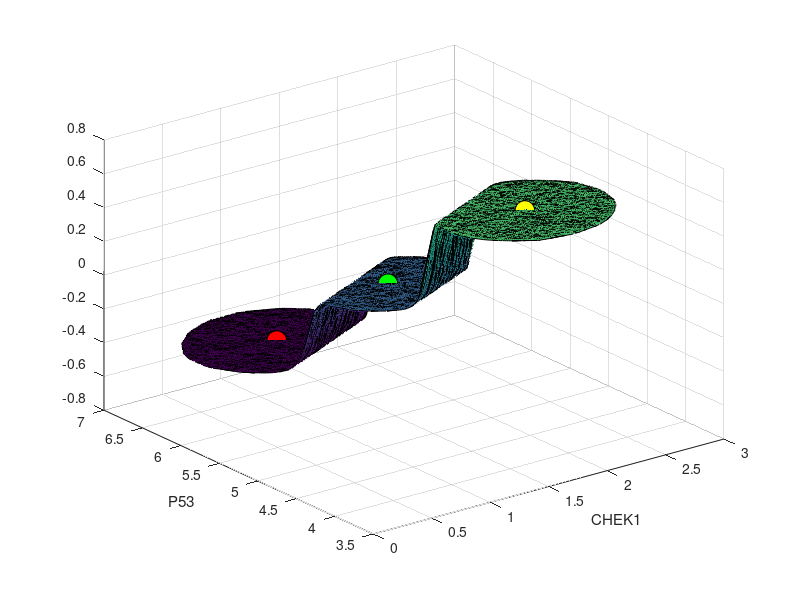

MATLAB code for this plot:
e=0.03;
a=1.1;
b=2;
k=1;
n=3;
s=0.5;
[X,Y] = meshgrid(0:0.01:3, 3:0.01:8);
vertices = [2.09610945745910,2,1.90000000000000,1.85424639310745,1.80000000000000,1.70000000000000,1.60776649648111,1.60000000000000,1.50000000000000,1.49516842924028,1.41191186023602,1.40000000000000,1.35649380390473,1.32490689600531,1.31599275948493,1.31835463945444,1.33461276017114,1.38217669851717,1.40000000000000,1.40194542504546,1.40000000000000,1.30000000000000,1.20000000000000,1.15113109748833,1.10000000000000,1.01925710851787,1,0.934801155541044,0.901597200455951,0.900000000000000,0.859314148746271,0.845751434629639,0.827562922838718,0.800000000000000,0.700000000000000,0.668011318261220,0.600000000000000,0.527664018396188,0.500000000000000,0.436976395686492,0.400000000000000,0.397993067721465,0.338023058030910,0.319730751068124,0.316203233656117,0.323197781674981,0.349462353254393,0.400000000000000,0.406193963975808,0.464892040487186,0.500000000000000,0.564577706940749,0.600000000000000,0.700000000000000,0.732909456462341,0.800000000000000,0.900000000000000,1,1.10000000000000,1.20000000000000,1.27974173594017,1.30000000000000,1.40000000000000,1.45227468891528,1.50000000000000,1.55337199636759,1.60000000000000,1.60000000000003,1.66646277246979,1.68629009979088,1.69160848260707,1.68945086559864,1.68304701552352,1.70000000000000,1.73222018420470,1.80000000000000,1.85980752076285,1.90000000000000,1.94001162203375,1.98683326545417,2,2.00513120402143,2.02274617741634,2.00716990808662,2,1.98942630602442,1.98097915561640,2,2.10000000000000,2.20000000000000,2.26485945361721,2.30000000000000,2.40000000000000,2.40715964737049,2.49666495395582,2.50000000000000,2.57194166576335,2.59561249260112,2.60000000000000,2.61851531559254,2.62527146537037,2.60000000000000,2.59997788155227,2.58611594152067,2.53900837507808,2.50000000000000,2.46546371730647,2.40000000000000,2.34620149241047,2.30000000000000,2.20000000000000,2.10000000000000,2.09610945745910;3.90000000000000,3.87577662915638,3.88280131479451,3.90000000000000,3.90472418394430,3.92881083976050,4,4.00385273486922,4.09499335350114,4.10000000000000,4.20000000000000,4.23689874446545,4.30000000000000,4.40000000000000,4.50000000000000,4.60000000000000,4.70000000000000,4.80000000000000,4.88369332275121,4.90000000000000,4.90123972678489,4.92323379428242,4.96377408394794,5,5.02422184436094,5.10000000000000,5.12351142170099,5.20000000000000,5.30000000000000,5.31027202429083,5.40000000000000,5.50000000000000,5.60000000000000,5.61669585338562,5.67415747495324,5.70000000000000,5.73195129832038,5.80000000000000,5.83048183869495,5.90000000000000,5.99734818805794,6,6.10000000000000,6.20000000000000,6.30000000000000,6.40000000000000,6.50000000000000,6.57650157435951,6.60000000000000,6.70000000000000,6.73760337696478,6.80000000000000,6.83266676842901,6.89197961475306,6.90000000000000,6.94332319320734,6.97139569735412,6.97847408036956,6.97330648747747,6.94962266016063,6.90000000000000,6.89546259628882,6.84754644431066,6.80000000000000,6.75664608608514,6.70000000000000,6.60000000000004,6.60000000000000,6.50000000000000,6.40000000000000,6.30000000000000,6.20000000000000,6.10000000000000,6.03710136912035,6,5.95777110490617,5.90000000000000,5.84734005005073,5.80000000000000,5.70000000000000,5.61120118642450,5.60000000000000,5.50000000000000,5.40000000000000,5.38220825823767,5.30000000000000,5.20000000000000,5.19249871182765,5.17687454194564,5.14479334655988,5.10000000000000,5.08865358552378,5.00690870121911,5,4.90000000000000,4.89327373426607,4.80000000000000,4.70000000000000,4.64944009475821,4.60000000000000,4.50000000000000,4.40043664699412,4.40000000000000,4.30000000000000,4.20000000000000,4.15346205928389,4.10000000000000,4.03456984853665,4,3.96131767552236,3.91410012566502,3.90019488108157,3.90000000000000];
vertices = vertices';
[in,on] = inpolygon(X,Y,vertices(:,1),vertices(:,2));
Y1=Y(in==1);
X1=X(in==1);
%% The approximation of phenotypic landscape without BRD
% mean
x1 = [3.08400000000000,1.09900000000000,1.09940000000000,1.09530000000000,6.28470000000000,1.14220000000000,1.09940000000000,1.00720000000000,5.12540000000000,3.12370000000000,3.03360000000000,0.164300000000000,1.13710000000000,0];
x2 = [3.15950000000000,1.09900000000000,1.09920000000000,1.09570000000000,5.49760000000000,1.14280000000000,1.09920000000000,1.44000000000000,5.12590000000000,3.12410000000000,3.03380000000000,0.164000000000000,1.13660000000000,0.432900000000000];
x3 = [3.18550000000000,1.09900000000000,1.09850000000000,1.09580000000000,4.52740000000000,1.14440000000000,1.09850000000000,1.97320000000000,5.12620000000000,3.12460000000000,3.03410000000000,0.164400000000000,1.13630000000000,0.966100000000000];
% sigma
d1 = [e,e,e,e,e,e,e,e,e,e/(k-b*s^n*(n*x1(10)^(n-1)/(s^n+x1(10)^n)^2)),e/(k-b*s^n*(n*x1(11)^(n-1)/(s^n+x1(11)^n)^2)),e, e, e/(k-a*(n*x1(14)^(n-1)*(s^n+x1(14)^n)-n*x1(14)^n*x1(14)^(n-1))/(s^n+x1(14)^n)^2)];
d2 = [e,e,e,e,e,e,e,e,e,e/(k-b*s^n*(n*x2(10)^(n-1)/(s^n+x2(10)^n)^2)),e/(k-b*s^n*(n*x2(11)^(n-1)/(s^n+x2(11)^n)^2)),e, e, e/(k-a*(n*x2(14)^(n-1)*(s^n+x2(14)^n)-n*x2(14)^n*x2(14)^(n-1))/(s^n+x2(14)^n)^2)];
d3 = [e,e,e,e,e,e,e,e,e,e/(k-b*s^n*(n*x3(10)^(n-1)/(s^n+x3(10)^n)^2)),e/(k-b*s^n*(n*x3(11)^(n-1)/(s^n+x3(11)^n)^2)),e, e, e/(k-a*(n*x3(14)^(n-1)*(s^n+x3(14)^n)-n*x3(14)^n*x3(14)^(n-1))/(s^n+x3(14)^n)^2)];
%% The approximation of phenotypic landscape with BRD
% mean
x4 = [3.08400000000000,1.09900000000000,1.09940000000000,1.09530000000000,6.28470000000000,1.14220000000000,1.09940000000000,1.00720000000000,5.12540000000000,3.12370000000000,3.03360000000000,0.164300000000000,1.13710000000000,0];
x5 = [3.15970000000000,1.09900000000000,1.09920000000000,1.09570000000000,5.49430000000000,1.14280000000000,1.09920000000000,1.44180000000000,5.12590000000000,3.12410000000000,3.03380000000000,0.164000000000000,1.13660000000000,0.433900000000000];
x6 = [3.18550000000000,1.09900000000000,1.09850000000000,1.09580000000000,4.52530000000000,1.14440000000000,1.09850000000000,1.97440000000000,5.12620000000000,3.12460000000000,3.03410000000000,0.164400000000000,1.13630000000000,0.969300000000000];
% sigma
d4 = [0.0300000000000000,0.0300000000000000,0.0300000000000000,0.0300000000000000,0.0301000000000000,0.0300000000000000,0.0300000000000000,0.0300000000000000,0.0300000000000000,0.0302000000000000,0.0303000000000000,0.0300000000000000,0.0300000000000000,0.0300000000000000];
d5 = [0.0300000000000000,0.0300000000000000,0.0300000000000000,0.0300000000000000,0.0300000000000000,0.0300000000000000,0.00330000000000000,0.0300000000000000,0.0300000000000000,0.0302000000000000,0.0303000000000000,0.0300000000000000,0.0300000000000000,0.0300000000000000];
d6 = [0.0300000000000000,0.0300000000000000,0.0300000000000000,0.0300000000000000,0.0300000000000000,0.0300000000000000,0.0349000000000000,0.0300000000000000,0.0300000000000000,0.0302000000000000,0.0303000000000000,0.0300000000000000,0.0300000000000000,0.0300000000000000];
% The phenotypic landscape without BRD
Z1 = -log(0.6153*(1/sqrt(2*pi*d1(8))*exp(-(X1-x1(8)).^2/(2*d1(8)))).*(1/sqrt(2*pi*d1(5))*exp(-(Y1-x1(5)).^2/(2*d1(5)))) + 0.0779*(1/sqrt(2*pi*d2(8))*exp(-(X1-x2(8)).^2/(2*d2(8)))).*(1/sqrt(2*pi*d2(5))*exp(-(Y1-x2(5)).^2/(2*d2(5)))) + 0.3066*(1/sqrt(2*pi*d3(8))*exp(-(X1-x3(8)).^2/(2*d3(8)))).*(1/sqrt(2*pi*d3(5))*exp(-(Y1-x3(5)).^2/(2*d3(5)))));
% The phenotypic landscape with BRD
Z2 = -log(0.4015*(1/sqrt(2*pi*d1(8))*exp(-(X1-x1(8)).^2/(2*d1(8)))).*(1/sqrt(2*pi*d1(5))*exp(-(Y1-x1(5)).^2/(2*d1(5)))) + 0.0774*(1/sqrt(2*pi*d2(8))*exp(-(X1-x2(8)).^2/(2*d2(8)))).*(1/sqrt(2*pi*d2(5))*exp(-(Y1-x2(5)).^2/(2*d2(5)))) + 0.521*(1/sqrt(2*pi*d3(8))*exp(-(X1-x3(8)).^2/(2*d3(8)))).*(1/sqrt(2*pi*d3(5))*exp(-(Y1-x3(5)).^2/(2*d3(5)))));
% The plasticity landscape
Z = Z1 - Z2;

% triangulation to draw plasticity landscape
T= delaunay(X1, Y1);
% Extracts the vertex index of the triangle
points = [X1,Y1];

% Extracting triangle vertices
triPoints = points(T, :);
% Calculate the sides of the triangle
edges = [T(:,[1 2]); T(:,[2 3]); T(:,[3 1])];
edgeLengths = sqrt(sum((triPoints(edges(:,1),:) - triPoints(edges(:,2),:)).^2, 2));

% Set the edge length threshold
edgeLengthThreshold = 0.3;

validTri = [];

% Go through each triangle
for i = 1:size(T, 1)
    % Extract the side length of the triangle
    triangleEdges = edgeLengths(T(i,:));
    point1 = points(T(i,1),:) ;
    point2 = points(T(i,2),:) ;
    point3 = points(T(i,3),:) ;
    edge12 = sqrt((point1(1) - point2(1))^2 + (point1(2) - point2(2))^2);
    edge13 = sqrt((point1(1) - point3(1))^2 + (point1(2) - point3(2))^2);
    edge23 = sqrt((point2(1) - point3(1))^2 + (point2(2) - point3(2))^2);
    dis = edge12 + edge13 + edge23;
    % If all sides are less than the threshold, the triangle is preserved
    if dis < edgeLengthThreshold
        validTri = [validTri; T(i,:)];
    end
end

% Optional Re-triangulate the remaining points
% If you have removed many triangles, you may want to re-triangulate the remaining set of points to get a more reasonable split
% Note This step may not be necessary, depending on your application requirements

% remainingPoints = points(unique(validTri), :);
% reTri = delaunay(remainingPoints(:,1), remainingPoints(:,2));

% plot plasticity landscape
figure;
trisurf(validTri, X1,Y1, Z);
% tricontour(validTri, X1,Y1, Z,5);
hold on;
scatter3(x1(8), x1(5),-0.426902420359625, 200, 'MarkerEdgeColor','k', 'MarkerFaceColor','r');
hold on;
scatter3(x2(8), x2(5),-0.006439746977691, 200, 'MarkerEdgeColor','k', 'MarkerFaceColor','g');
hold on;
scatter3(x3(8), x3(5),0.530206075315647, 200, 'MarkerEdgeColor','k', 'MarkerFaceColor','y');
xlabel('CHEK1');
ylabel('P53');
% trimesh(T, X1,Y1, Z);
% tricontour(T, X1,Y1, Z);

function [c,h] = tricontour(tri,x,y,z,nv)
%TRICONTOUR Triangular Contour Plot.
% TRICONTOUR(TRI,X,Y,Z,N) draws scalar N contour lines treating the values
% in Z as heights above a plane. TRI,X,Y,and Z define a triangulation where
% the triangles are defined by the M-by-3 face matrix TRI, such as that
% returned by DELAUNAY. Each row of TRI contains indices into the X,Y, and
% Z vertex vectors to define a single triangular face. Contours are
% computed directly from the triangulation rather than interpolating back
% to a cartesian grid using GRIDDATA.
% TRICONTOUR(TRI,X,Y,Z,V) draws length(V) contour lines at the values
% specified in vector V.
% TRICONTOUR(TRI,X,Y,Z,[v v]) draws a single contour line at the level v.
%
% [C,H] = TRICONTOUR(...) returns contour matrix C as described in CONTOURC
% and a vector of handles H to the created patch objects.
% H can be used to set patch properties.
% CLABEL(C) or CLABEL(C,H) labels the contour levels.
%
% Example:
%           x=linspace(-3,3,39);
%           y=linspace(-2.5,2.5,49);
%           [xx,yy]=meshgrid(x,y);
%           zz=peaks(xx,yy);
%           v=-3:1:5; % contour levels
%           subplot(1,2,1)
%           [C,h]=contour(xx,yy,zz,v);   % standard contour for comparison
%           clabel(C)
%           title Contour
% 
%           idx=randperm(numel(zz));     % grab some scattered indices
%           n=idx(1:ceil(numel(zz)/2))'; % one half of them
%           x=xx(n);                     % get scattered data
%           y=yy(n);
%           z=zz(n);
%           tri=delaunay(x,y);           % triangulate scattered data
%           subplot(1,2,2)
%           [C,h]=tricontour(tri,x,y,z,v);
%           clabel(C,h)
%           title TriContour
%
% view(3) displays the contour in 3-D.
%
% See also DELAUNAY, CONTOUR, TRIMESH, TRISURF, TRIPLOT, PATCH.
% D.C. Hanselman, University of Maine, Orono, ME 04469
% MasteringMatlab@yahoo.com
% Mastering MATLAB 7
% 2006-05-07, 2006-05-16, 2006-07-25
if nargin<5
	error('Not Enough Input Arguments.')
end
x=x(:);	% convert input data into column vectors
y=y(:);
z=z(:);
xlen=length(x);
if ~isequal(xlen,length(y),length(z))
   error('X, Y, and Z Must Have the Same Number of Elements.')
end
if size(tri,2)~=3 || any(tri(:)<0) || any(tri(:)>xlen)
   error('TRI Must Be a Valid Triangulation of the Data in X, Y, Z.')
end
zs=z(tri);
zmax=max(max(zs));              % find max and min in z data that is in tri
zmin=min(min(zs));
if length(nv)==1                                 % nv is number of contours
   zlev=linspace(zmax,zmin,nv+2);
elseif length(nv)==2 && nv(1)==nv(2)              % nv is one contour level
   zlev=nv(1);
else                                       % nv is vector of contour levels
   zlev=sort(nv,'descend');
end
zlev(zlev>=zmax | zlev<=zmin)=[];  % eliminate contours outside data limits
nlev=length(zlev);
if nlev==0
   error('No Contours to Plot. Chosen Contours Outside Limits of Data.')
end
% precondition the input data
[zs,zidx]=sort(zs,2);         % sort vertices by z value ascending
for k=1:size(zs,1)            % shuffle triangles to match
   tri(k,:)=tri(k,zidx(k,:));
end
hax=newplot;                  % create new axis if needed
h=[];                         % patch handle storage
C=zeros(2,0);                 % Clabel data storage
cs=[2 1];                     % column swap vector cs(1)=2, cs(2)=1;
% Main Loop ---------------------------------------------------------------
for v=1:nlev                  % one contour level at a time
   zc=zlev(v);                % chosen level
   above=zs>=zc;              % true for vertices above given contour
   numabove=sum(above,2);     % number of triangle vertices above contour
   tri1=tri(numabove==1,:);   % triangles with one vertex above contour
   tri2=tri(numabove==2,:);   % triangles with two vertices above contour
   n1=size(tri1,1);           % number with one vertex above
   n2=size(tri2,1);           % number with two vertices above
   edge=[tri1(:,[1 3])        % first column is indices below contour level
         tri1(:,[2 3])        % second column is indices above contour level
         tri2(:,[1 2])
         tri2(:,[1 3])];
   if n1==0                   % assign edges to triangle number
      n=[1:n2 1:n2]';
   elseif n2==0
      n=[1:n1 1:n1]';
   else
      n=[1:n1 1:n1 n1+(1:n2) n1+(1:n2)]';
   end
   [edge,idx]=sortrows(edge);    % put shared edges next to each other
   n=n(idx);                     % shuffle triangle numbers to match
   idx=all(diff(edge)==0,2);     % find shared edges
   idx=[idx;false]|[false;idx];  % True for all shared edges
   
   % eliminate redundant edges, two triangles per interior edge
   edgeh=edge(~idx,:);           % hull edges
   nh=n(~idx);                   % hull triangle numbers
   if ~isempty(nh)
      nh(end,2)=0;               % zero second column for hull edges
   end
   edges=edge(idx,:);            % shared edges
   edges=edges(1:2:end-1,:);     % take only unique edges
   ns=n(idx);                    % interior triangle numbers
   ns=[ns(1:2:end) ns(2:2:end)]; % second column is second triangle
   edge=[edgeh;edges];           % unique edges
   nn=[nh;ns];                   % two columns of triangle numbers
   ne=size(edge,1);              % number of edges
   
   flag=true(ne,2);              % true for each unused edge per triangle
   tmp=zeros(ne+1,1);            % contour data temporary storage
   
   xe=x(edge);                   % x values at vertices of edges
   ye=y(edge);                   % y values at  vertices of edges
   ze=z(edge);                   % z data at  vertices of edges
   alpha=(zc-ze(:,1))./(ze(:,2)-ze(:,1)); % interpolate all edges
   xc=alpha.*(xe(:,2)-xe(:,1)) + xe(:,1); % x values on this contour
   yc=alpha.*(ye(:,2)-ye(:,1)) + ye(:,1); % y values on this contour
   while any(flag)	% while there are still unused edges -----------------
      
      xtmp=tmp;
      ytmp=tmp;
      [ir,ic]=find(flag,1);            % find next unused edge
      flag(ir,ic)=false;               % mark this edge used
      
      k=1;                             % first data point in subcontour
      xtmp(k)=xc(ir);                  % store data from this edge
      ytmp(k)=yc(ir);
      
      while true     % complete this subcontour ---------------------------
         
         [ir,ic]=find(flag&nn(ir,ic)==nn,1);% find other edge of triangle
         flag(ir,ic)=false;            % mark this edge used
         k=k+1;
         xtmp(k)=xc(ir);               % store data from this edge
         ytmp(k)=yc(ir);
         
         ic=cs(ic);                    % other triangle that shares edge
         if nn(ir,ic)==0               % reached hull, subcontour complete
            k=k+1;
            xtmp(k)=nan;               % don't let subcontour close
            ytmp(k)=nan;
            break
         elseif ~flag(ir,ic)           % complete closed subcontour
            break
         else                          % more points remain on subcontour
            flag(ir,ic)=false;         % mark this edge used
         end
      end % while true ----------------------------------------------------
      xtmp(k+1:end)=[];                % throw away unused storage
      ytmp(k+1:end)=[];                % xtmp,ytmp contain subcontour
      
      if nargout<2                     % plot the subcontour
         patch('XData',xtmp,'YData',ytmp,'CData',repmat(zc,k,1),...
               'Parent',hax,'FaceColor','none','EdgeColor','flat',...
               'UserData',zc)
         C=horzcat(C,[zc xtmp';k ytmp']); % contour label data
      else                             % plot subcontour and create output
         h=[h;patch('XData',xtmp,'YData',ytmp,'CData',repmat(zc,k,1),...
         'Parent',hax,'FaceColor','none','EdgeColor','flat',...
         'UserData',zc)]; %#ok
         C=horzcat(C,[zc xtmp';k ytmp']); % contour label data
      end
   end % while any(flag) --------------------------------------------------
end % for v=1:nlev
if nargout
   c=C;
end
end

